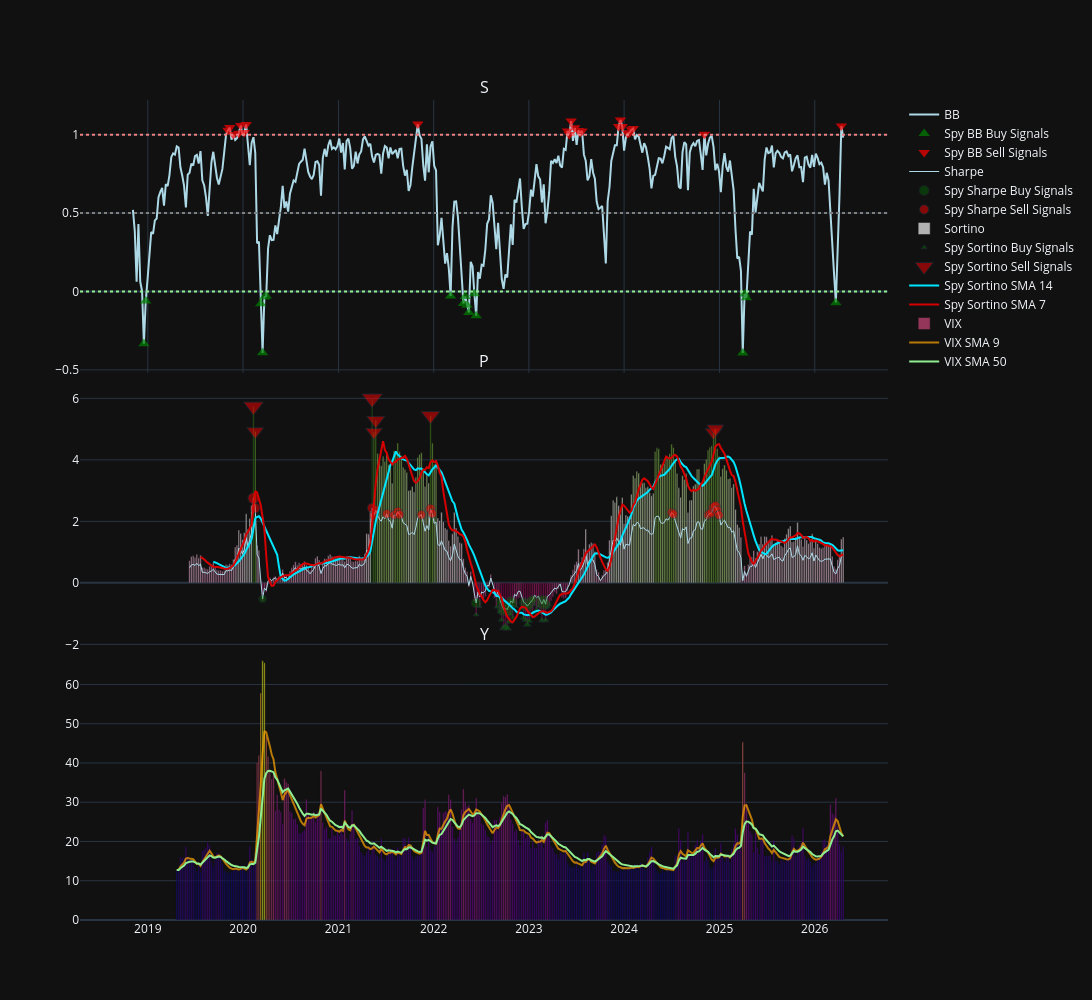

The notebook cell saved with this chart:
### Markdown cell above
Figure Spy Weekly

### Code cell
fig_spy_weekly = make_subplots(
    rows=3, cols=1,
    shared_xaxes=True,
    vertical_spacing=0.0008,
    subplot_titles=('SPY Weekly'),
    row_width=[1.0, 1.0, 1.0]
)

'''fig_spy_weekly.add_trace(go.Candlestick(
    x=spy_weekly_df.index,
    open=spy_weekly_df['Open']['SPY'],
    high=spy_weekly_df['High']['SPY'],
    low=spy_weekly_df['Low']['SPY'],
    close=spy_weekly_df['Close']['SPY'],
    name='SPY',

), row=1, col=1)

fig_spy_weekly.add_trace(go.Scatter(
    x=spy_weekly_df.index[spy_buy_confirmed_weekly],
    y=spy_weekly_df['Close']['SPY'][spy_buy_confirmed_weekly],
    mode='markers',
    marker=dict(size=15,
                color='#00BFFF',
                symbol='star'),
    showlegend=True,
    name='SPY Buy Confirmed Weekly'
), row=1, col=1)

fig_spy_weekly.add_trace(go.Scatter(
    x=spy_weekly_df.index[spy_sell_confirmed_weekly],
    y=spy_weekly_df['Close']['SPY'][spy_sell_confirmed_weekly],
    mode='markers',
    marker=dict(size=15,
                color='#FFFF00',
                colorscale='PuRd',
                symbol='star'),
    showlegend=True,
    name='SPY Sell Confirmed Weekly'
), row=1, col=1)

fig_spy_weekly.add_trace(go.Scatter(
    x=spy_weekly_df.index[spy_buy_combined_weekly],
    y=spy_weekly_df['Close']['SPY'][spy_buy_combined_weekly],
    mode='markers',
    marker=dict(size=15,
                color='blue',
                colorscale='PuRd',
                symbol='arrow-up'),
    opacity=0.7,
    showlegend=True,
    name='Spy Buy Combined Signals'
), row=1, col=1)

fig_spy_weekly.add_trace(go.Scatter(
    x=spy_weekly_df.index[spy_sell_combined_weekly],
    y=spy_weekly_df['Close']['SPY'][spy_sell_combined_weekly],
    mode='markers',
    marker=dict(size=15,
                color='red',
                colorscale='PuRd',
                symbol='arrow-down'),
    opacity=0.7,
    showlegend=True,
    name='Spy Sell Combined Signals'
), row=1, col=1)'''

#---------------------------RSI------------------------#

'''fig_spy_weekly.add_trace(go.Scatter(
    x=spy_weekly_rsi_values.index,
    y=spy_weekly_rsi_values,
    line=dict(color='lightblue', width=2),
    showlegend=True,
    name='RSI'
), row=2, col=1)

fig_spy_weekly.add_trace(go.Scatter(
    x=spy_weekly_rsi_values[spy_weekly_rsi_buy].index,
    y=spy_weekly_rsi_values[spy_weekly_rsi_buy],
    mode='markers',
    marker=dict(size=10,
                color='green',
                symbol='triangle-up'),
    showlegend=True,
    opacity=0.7,
    name='Spy RSI Buy Signals'
), row=2, col=1)

fig_spy_weekly.add_trace(go.Scatter(
    x=spy_weekly_rsi_values[spy_weekly_rsi_sell].index,
    y=spy_weekly_rsi_values[spy_weekly_rsi_sell],
    mode='markers',
    marker=dict(size=10,
                color='red',
                symbol='triangle-down'),
    showlegend=True,
    opacity=0.7,
    name='Spy RSI Sell Signals'
), row=2, col=1)

fig_spy_weekly.add_trace(go.Scatter(
    x=spy_weekly_rsi_sma_20.index,
    y=spy_weekly_rsi_sma_20,
    line=dict(color='orange', width=2),
    opacity=0.7,
    showlegend=True,
    name='SMA 20'
), row=2, col=1)

#--------------------------STOCH RSI---------------------#

fig_spy_weekly.add_trace(go.Scatter(
    x=spy_weekly_rsi_values.index,
    y=spy_weekly_rsi_values,
    line=dict(color='lightblue', width=2),
    showlegend=True,
    name='RSI'
), row=3, col=1)

fig_spy_weekly.add_trace(go.Scatter(
    x=rsi_stochrsi_values_weekly['d'].index,
    y=rsi_stochrsi_values_weekly['d'],
    line=dict(color='lightcoral', width=2),
    showlegend=True,
    name='Spy StochRSI d'
), row=3, col=1)

fig_spy_weekly.add_trace(go.Scatter(
    x=rsi_stochrsi_values_weekly['d'][spy_rsi_stochrsi_buy].index,
    y=rsi_stochrsi_values_weekly['d'][spy_rsi_stochrsi_buy],
    mode='markers',
    marker=dict(size=10,
                color='green',
                symbol='triangle-up'),
    showlegend=True,
    opacity=0.7,
    name='Spy StochRSI Buy Signals'
), row=3, col=1)

fig_spy_weekly.add_trace(go.Scatter(
    x=rsi_stochrsi_values_weekly['d'][spy_rsi_stochrsi_sell].index,
    y=rsi_stochrsi_values_weekly['d'][spy_rsi_stochrsi_sell],
    mode='markers',
    marker=dict(size=10,
                color='red',
                symbol='triangle-down'),
    showlegend=True,
    opacity=0.7,
    name='Spy StochRSI Sell Signals'
), row=3, col=1)'''

#--------------------BB%B-----------------------#

fig_spy_weekly.add_trace(go.Scatter(
    x=spy_bb_values_weekly.index,
    y=spy_bb_values_weekly,
    line=dict(color='lightblue', width=2),
    showlegend=True,
    name='BB'
), row=1, col=1)

fig_spy_weekly.add_trace(go.Scatter(
    x=spy_bb_values_weekly[spy_bb_buy_weekly].index,
    y=spy_bb_values_weekly[spy_bb_buy_weekly],
    mode='markers',
    marker=dict(size=10,
                color='green',
                symbol='triangle-up'),
    showlegend=True,
    opacity=0.7,
    name='Spy BB Buy Signals'
), row=1, col=1)

fig_spy_weekly.add_trace(go.Scatter(
    x=spy_bb_values_weekly.index[spy_bb_sell_weekly],
    y=spy_bb_values_weekly[spy_bb_sell_weekly],
    mode='markers',
    marker=dict(size=10,
                color='red',
                symbol='triangle-down'),
    showlegend=True,
    opacity=0.7,
    name='Spy BB Sell Signals'
), row=1, col=1)

fig_btc_weekly.add_trace(go.Scatter(
    x=spy_bb_sma_20_weekly.index,
    y=spy_bb_sma_20_weekly,
    line=dict(color='orange', width=2),
    opacity=0.7,
    showlegend=True,
    name='BB SMA 20'
), row=1, col=1)

fig_spy_weekly.add_hline(y=0, line_dash="dot", line_color="lightgreen", row=1, col=1)
fig_spy_weekly.add_hline(y=0.50, line_dash="dot", line_color="gray", row=1, col=1)
fig_spy_weekly.add_hline(y=1, line_dash="dot", line_color="lightcoral", row=1, col=1)

#------------------------MACD------------------------#

'''fig_spy_weekly.add_trace(go.Scatter(
    x=spy_macd_values_weekly['macd'].index,
    y=spy_macd_values_weekly['macd'],
    line=dict(color='lightblue', width=1),
    showlegend=True,
    name='Spy MACD'
), row=5, col=1)

fig_spy_weekly.add_trace(go.Scatter(
    x=spy_macd_values_weekly['signal'].index,
    y=spy_macd_values_weekly['signal'],
    line=dict(color='red', width=1),
    opacity=0.7,
    showlegend=True,
    name='Spy MACD Signal'
), row=5, col=1)

fig_spy_weekly.add_trace(go.Bar(
    x=spy_macd_values_weekly['histogram'].index,
    y=spy_macd_values_weekly['histogram'],
    marker_color=spy_macd_values_weekly['histogram'],
    showlegend=True,
    name='Spy MACD Histogram'
), row=5, col=1)

fig_btc_weekly.add_trace(go.Scatter(
    x=spy_macd_values_weekly['macd'][spy_macd_buy_weekly].index,
    y=spy_macd_values_weekly['macd'][spy_macd_buy_weekly],
    mode='markers',
    marker=dict(size=12,
                color='green',
                symbol='triangle-up'),
    showlegend=True,
    opacity=0.7,
    name='MACD Buy Signals'
), row=5, col=1)

fig_btc_weekly.add_trace(go.Scatter(
    x=spy_macd_values_weekly['macd'][spy_macd_sell_weekly].index,
    y=spy_macd_values_weekly['macd'][spy_macd_sell_weekly],
    mode='markers',
    marker=dict(size=12,
                color='red',
                symbol='triangle-down'),
    showlegend=True,
    opacity=0.7,
    name='Spy MACD Sell Signals'
), row=5, col=1)'''

#------------------------SHARPE-----------------------#


fig_spy_weekly.add_trace(go.Scatter(
    x=spy_sharpe_weekly_values.index,
    y=spy_sharpe_weekly_values,
    line=dict(color='lightblue', width=1),
    showlegend=True,
    name='Sharpe'
), row=2, col=1)

fig_spy_weekly.add_trace(go.Scatter(
    x=spy_sharpe_weekly_values[spy_sharpe_buy_weekly].index,
    y=spy_sharpe_weekly_values[spy_sharpe_buy_weekly],
    mode='markers',
    marker=dict(size=spy_sharpe_weekly_values[spy_sharpe_buy_weekly].abs()*15,
                color='green',
                symbol='circle'),

    showlegend=True,
    opacity=0.5,
    name='Spy Sharpe Buy Signals'
), row=2, col=1)

fig_spy_weekly.add_trace(go.Scatter(
    x=spy_sharpe_weekly_values[spy_sharpe_sell_weekly].index,
    y=spy_sharpe_weekly_values[spy_sharpe_sell_weekly],
    mode='markers',
    marker=dict(size=spy_sharpe_weekly_values[spy_sharpe_sell_weekly].abs()*4,
                color='red',
                symbol='circle'),

    showlegend=True,
    opacity=0.7,
    name='Spy Sharpe Sell Signals'
), row=2, col=1)

fig_btc_weekly.add_trace(go.Scatter(
    x=spy_sharpe_sma_20_weekly.index,
    y=spy_sharpe_sma_20_weekly,
    line=dict(color='purple', width=2),
    showlegend=True,
    opacity=0.7,
    name='Spy Sharpe SMA 20'
), row=2, col=1)

#------------------------SORTINO-----------------------#

fig_spy_weekly.add_trace(go.Bar(
    x=spy_sortino_weekly_values.index,
    y=spy_sortino_weekly_values,
    marker_color=spy_sortino_weekly_values,
    showlegend=True,
    opacity=0.7,
    name='Sortino'
), row=2, col=1)

fig_spy_weekly.add_trace(go.Scatter(
    x=spy_sortino_weekly_values[spy_sortino_buy_weekly].index,
    y=spy_sortino_weekly_values[spy_sortino_buy_weekly],
    mode='markers',
    marker=dict(size=spy_sortino_weekly_values[spy_sortino_buy_weekly].abs()*5,
                color='green',
                symbol='triangle-up'),

    showlegend=True,
    opacity=0.7,
    name='Spy Sortino Buy Signals'
), row=2, col=1)

fig_spy_weekly.add_trace(go.Scatter(
    x=spy_sortino_weekly_values[spy_sortino_sell_weekly].index,
    y=spy_sortino_weekly_values[spy_sortino_sell_weekly],
    mode='markers',
    marker=dict(size=spy_sortino_weekly_values[spy_sortino_sell_weekly].abs()*3,
                color='red',
                symbol='triangle-down'),
    showlegend=True,
    opacity=0.7,
    name='Spy Sortino Sell Signals'
), row=2, col=1)

fig_spy_weekly.add_trace(go.Scatter(
    x=spy_sortino_sma_14_weekly.index,
    y=spy_sortino_sma_14_weekly,
    line=dict(color='#00E5FF', width=2),
    showlegend=True,
    name='Spy Sortino SMA 14'
), row=2, col=1)

fig_spy_weekly.add_trace(go.Scatter(
    x=spy_sortino_sma_7_weekly.index,
    y=spy_sortino_sma_7_weekly,
    line=dict(color='#D60000', width=2),
    showlegend=True,
    name='Spy Sortino SMA 7'
), row=2, col=1)

#------------------------VIX----------------------#

fig_spy_weekly.add_trace(go.Bar(
    x=vix.index,
    y=vix,
    marker_color=vix,
    showlegend=True,
    opacity=0.7,
    name='VIX'
), row=3, col=1)

fig_spy_weekly.add_trace(go.Scatter(
    x=vix_sma_9.index,
    y=vix_sma_9,
    marker_color='orange',
    showlegend=True,
    opacity=0.7,
    name='VIX SMA 9'
), row=3, col=1)

fig_spy_weekly.add_trace(go.Scatter(
    x=vix_sma_20.index,
    y=vix_sma_20,
    marker_color='lightgreen',
    showlegend=True,
    name='VIX SMA 50'
), row=3, col=1)

fig_spy_weekly.update_layout(xaxis_rangeslider_visible=False, template='plotly_dark', height=1000, width=1400)

### Figure 1 — Plotly figure (JSON) as saved in the notebook; plotly's stock layout.template omitted (floating-point values rounded to 4 significant figures; data arrays with more than 128 entries replaced by an {"elided": "..."} marker saying what was removed)
{"data": [{"line": {"color": "lightblue", "width": 2}, "name": "BB", "showlegend": true, "type": "scatter", "x": {"elided": "419 str values"}, "xaxis": "x", "y": {"elided": "419 float values"}, "yaxis": "y"}, {"marker": {"color": "green", "size": 10, "symbol": "triangle-up"}, "mode": "markers", "name": "Spy BB Buy Signals", "opacity": 0.7, "showlegend": true, "type": "scatter", "x": ["2018-12-17T00:00:00", "2018-12-24T00:00:00", "2020-03-09T00:00:00", "2020-03-16T00:00:00", "2020-03-23T00:00:00", "2020-03-30T00:00:00", "2022-03-07T00:00:00", "2022-04-25T00:00:00", "2022-05-02T00:00:00", "2022-05-09T00:00:00", "2022-05-16T00:00:00", "2022-06-06T00:00:00", "2022-06-13T00:00:00", "2025-03-31T00:00:00", "2025-04-07T00:00:00", "2025-04-14T00:00:00", "2026-03-23T00:00:00"], "xaxis": "x", "y": [-0.333, -0.0612, -0.07894, -0.3916, -0.0354, -0.02891, -0.02847, -0.07621, -0.03225, -0.08763, -0.1345, -0.01396, -0.1544, -0.3924, -0.01559, -0.04044, -0.07118], "yaxis": "y"}, {"marker": {"color": "red", "size": 10, "symbol": "triangle-down"}, "mode": "markers", "name": "Spy BB Sell Signals", "opacity": 0.7, "showlegend": true, "type": "scatter", "x": ["2019-11-04T00:00:00", "2019-11-11T00:00:00", "2019-11-25T00:00:00", "2019-12-16T00:00:00", "2019-12-23T00:00:00", "2020-01-06T00:00:00", "2020-01-13T00:00:00", "2021-11-01T00:00:00", "2023-05-29T00:00:00", "2023-06-05T00:00:00", "2023-06-12T00:00:00", "2023-06-26T00:00:00", "2023-07-10T00:00:00", "2023-07-17T00:00:00", "2023-07-24T00:00:00", "2023-12-11T00:00:00", "2023-12-18T00:00:00", "2023-12-25T00:00:00", "2024-01-15T00:00:00", "2024-01-22T00:00:00", "2024-01-29T00:00:00", "2024-02-05T00:00:00", "2024-11-04T00:00:00", "2026-04-13T00:00:00"], "xaxis": "x", "y": [1.028, 1.045, 1.001, 1.009, 1.058, 1.013, 1.065, 1.068, 1.023, 1.001, 1.087, 1.044, 1.027, 1.014, 1.023, 1.052, 1.094, 1.053, 1.007, 1.012, 1.032, 1.04, 1.003, 1.056], "yaxis": "y"}, {"line": {"color": "lightblue", "width": 1}, "name": "Sharpe", "showlegend": true, "type": "scatter", "x": {"elided": "418 str values"}, "xaxis": "x2", "y": {"elided": "418 float values"}, "yaxis": "y2"}, {"marker": {"color": "green", "size": [7.842, 9.832, 8.334, 10.69, 13.06, 12.54, 13.06, 10.95, 8.819, 9.726, 9.483, 10.07, 11.35, 10.31, 8.913, 8.085, 8.228, 10.32, 8.058, 10.41], "symbol": "circle"}, "mode": "markers", "name": "Spy Sharpe Buy Signals", "opacity": 0.5, "showlegend": true, "type": "scatter", "x": ["2020-03-16T00:00:00", "2022-06-13T00:00:00", "2022-09-12T00:00:00", "2022-09-19T00:00:00", "2022-09-26T00:00:00", "2022-10-03T00:00:00", "2022-10-10T00:00:00", "2022-10-17T00:00:00", "2022-10-24T00:00:00", "2022-10-31T00:00:00", "2022-12-12T00:00:00", "2022-12-19T00:00:00", "2022-12-26T00:00:00", "2023-01-02T00:00:00", "2023-01-09T00:00:00", "2023-01-16T00:00:00", "2023-02-13T00:00:00", "2023-02-20T00:00:00", "2023-02-27T00:00:00", "2023-03-06T00:00:00"], "xaxis": "x2", "y": [-0.5228, -0.6554, -0.5556, -0.7124, -0.8707, -0.8357, -0.8706, -0.7297, -0.588, -0.6484, -0.6322, -0.6712, -0.7569, -0.6876, -0.5942, -0.539, -0.5486, -0.6879, -0.5372, -0.6942], "yaxis": "y2"}, {"marker": {"color": "red", "size": [11.01, 9.718, 9.736, 8.769, 9.445, 8.982, 8.841, 9.257, 8.87, 8.854, 9.619, 9.003, 9.128, 8.943, 8.861, 9.038, 9.146, 9.829, 9.976, 9.38, 8.819], "symbol": "circle"}, "mode": "markers", "name": "Spy Sharpe Sell Signals", "opacity": 0.7, "showlegend": true, "type": "scatter", "x": ["2020-02-10T00:00:00", "2020-02-17T00:00:00", "2021-05-10T00:00:00", "2021-05-17T00:00:00", "2021-05-24T00:00:00", "2021-07-05T00:00:00", "2021-08-02T00:00:00", "2021-08-16T00:00:00", "2021-08-23T00:00:00", "2021-11-15T00:00:00", "2021-12-20T00:00:00", "2021-12-27T00:00:00", "2024-07-01T00:00:00", "2024-07-08T00:00:00", "2024-11-18T00:00:00", "2024-11-25T00:00:00", "2024-12-02T00:00:00", "2024-12-09T00:00:00", "2024-12-16T00:00:00", "2024-12-23T00:00:00", "2024-12-30T00:00:00"], "xaxis": "x2", "y": [2.751, 2.429, 2.434, 2.192, 2.361, 2.245, 2.21, 2.314, 2.218, 2.214, 2.405, 2.251, 2.282, 2.236, 2.215, 2.259, 2.287, 2.457, 2.494, 2.345, 2.205], "yaxis": "y2"}, {"marker": {"color": {"elided": "418 float values"}}, "name": "Sortino", "opacity": 0.7, "showlegend": true, "type": "bar", "x": {"elided": "418 str values"}, "xaxis": "x2", "y": {"elided": "418 float values"}, "yaxis": "y2"}, {"marker": {"color": "green", "size": [5.167, 3.847, 3.933, 4.709, 5.987, 7.337, 7.059, 7.373, 6.307, 5.162, 5.669, 3.872, 4.228, 5.688, 6.028, 6.773, 6.157, 5.359, 4.847, 3.558, 4.289, 3.855, 4.847, 6.105, 4.754, 6.092, 3.949, 3.614], "symbol": "triangle-up"}, "mode": "markers", "name": "Spy Sortino Buy Signals", "opacity": 0.7, "showlegend": true, "type": "scatter", "x": ["2022-06-13T00:00:00", "2022-06-27T00:00:00", "2022-08-29T00:00:00", "2022-09-12T00:00:00", "2022-09-19T00:00:00", "2022-09-26T00:00:00", "2022-10-03T00:00:00", "2022-10-10T00:00:00", "2022-10-17T00:00:00", "2022-10-24T00:00:00", "2022-10-31T00:00:00", "2022-11-14T00:00:00", "2022-12-05T00:00:00", "2022-12-12T00:00:00", "2022-12-19T00:00:00", "2022-12-26T00:00:00", "2023-01-02T00:00:00", "2023-01-09T00:00:00", "2023-01-16T00:00:00", "2023-01-23T00:00:00", "2023-01-30T00:00:00", "2023-02-06T00:00:00", "2023-02-13T00:00:00", "2023-02-20T00:00:00", "2023-02-27T00:00:00", "2023-03-06T00:00:00", "2023-03-13T00:00:00", "2023-03-20T00:00:00"], "xaxis": "x2", "y": [-1.033, -0.7694, -0.7866, -0.9417, -1.197, -1.467, -1.412, -1.475, -1.261, -1.032, -1.134, -0.7744, -0.8455, -1.138, -1.206, -1.355, -1.231, -1.072, -0.9693, -0.7117, -0.8577, -0.771, -0.9693, -1.221, -0.9509, -1.218, -0.7897, -0.7228], "yaxis": "y2"}, {"marker": {"color": "red", "size": [17.22, 14.78, 17.99, 14.72, 15.86, 16.31, 14.68, 15.03], "symbol": "triangle-down"}, "mode": "markers", "name": "Spy Sortino Sell Signals", "opacity": 0.7, "showlegend": true, "type": "scatter", "x": ["2020-02-10T00:00:00", "2020-02-17T00:00:00", "2021-05-10T00:00:00", "2021-05-17T00:00:00", "2021-05-24T00:00:00", "2021-12-20T00:00:00", "2024-12-09T00:00:00", "2024-12-16T00:00:00"], "xaxis": "x2", "y": [5.739, 4.925, 5.998, 4.905, 5.286, 5.437, 4.893, 5.011], "yaxis": "y2"}, {"line": {"color": "#00E5FF", "width": 2}, "name": "Spy Sortino SMA 14", "showlegend": true, "type": "scatter", "x": {"elided": "418 str values"}, "xaxis": "x2", "y": {"elided": "418 float values"}, "yaxis": "y2"}, {"line": {"color": "#D60000", "width": 2}, "name": "Spy Sortino SMA 7", "showlegend": true, "type": "scatter", "x": {"elided": "418 str values"}, "xaxis": "x2", "y": {"elided": "418 float values"}, "yaxis": "y2"}, {"marker": {"color": {"elided": "366 float values"}}, "name": "VIX", "opacity": 0.7, "showlegend": true, "type": "bar", "x": {"elided": "366 str values"}, "xaxis": "x3", "y": {"elided": "366 float values"}, "yaxis": "y3"}, {"marker": {"color": "orange"}, "name": "VIX SMA 9", "opacity": 0.7, "showlegend": true, "type": "scatter", "x": {"elided": "366 str values"}, "xaxis": "x3", "y": {"elided": "366 float values"}, "yaxis": "y3"}, {"marker": {"color": "lightgreen"}, "name": "VIX SMA 50", "showlegend": true, "type": "scatter", "x": {"elided": "366 str values"}, "xaxis": "x3", "y": {"elided": "366 float values"}, "yaxis": "y3"}], "layout": {"annotations": [{"font": {"size": 16}, "showarrow": false, "text": "S", "x": 0.5, "xanchor": "center", "xref": "paper", "y": 1, "yanchor": "bottom", "yref": "paper"}, {"font": {"size": 16}, "showarrow": false, "text": "P", "x": 0.5, "xanchor": "center", "xref": "paper", "y": 0.6664, "yanchor": "bottom", "yref": "paper"}, {"font": {"size": 16}, "showarrow": false, "text": "Y", "x": 0.5, "xanchor": "center", "xref": "paper", "y": 0.3328, "yanchor": "bottom", "yref": "paper"}], "height": 1000, "shapes": [{"line": {"color": "lightgreen", "dash": "dot"}, "type": "line", "x0": 0, "x1": 1, "xref": "x domain", "y0": 0, "y1": 0, "yref": "y"}, {"line": {"color": "gray", "dash": "dot"}, "type": "line", "x0": 0, "x1": 1, "xref": "x domain", "y0": 0.5, "y1": 0.5, "yref": "y"}, {"line": {"color": "lightcoral", "dash": "dot"}, "type": "line", "x0": 0, "x1": 1, "xref": "x domain", "y0": 1, "y1": 1, "yref": "y"}], "width": 1400, "xaxis": {"anchor": "y", "domain": [0, 1], "matches": "x3", "rangeslider": {"visible": false}, "showticklabels": false}, "xaxis2": {"anchor": "y2", "domain": [0, 1], "matches": "x3", "showticklabels": false}, "xaxis3": {"anchor": "y3", "domain": [0, 1]}, "yaxis": {"anchor": "x", "domain": [0.6672, 1]}, "yaxis2": {"anchor": "x2", "domain": [0.3336, 0.6664]}, "yaxis3": {"anchor": "x3", "domain": [0, 0.3328]}}}
